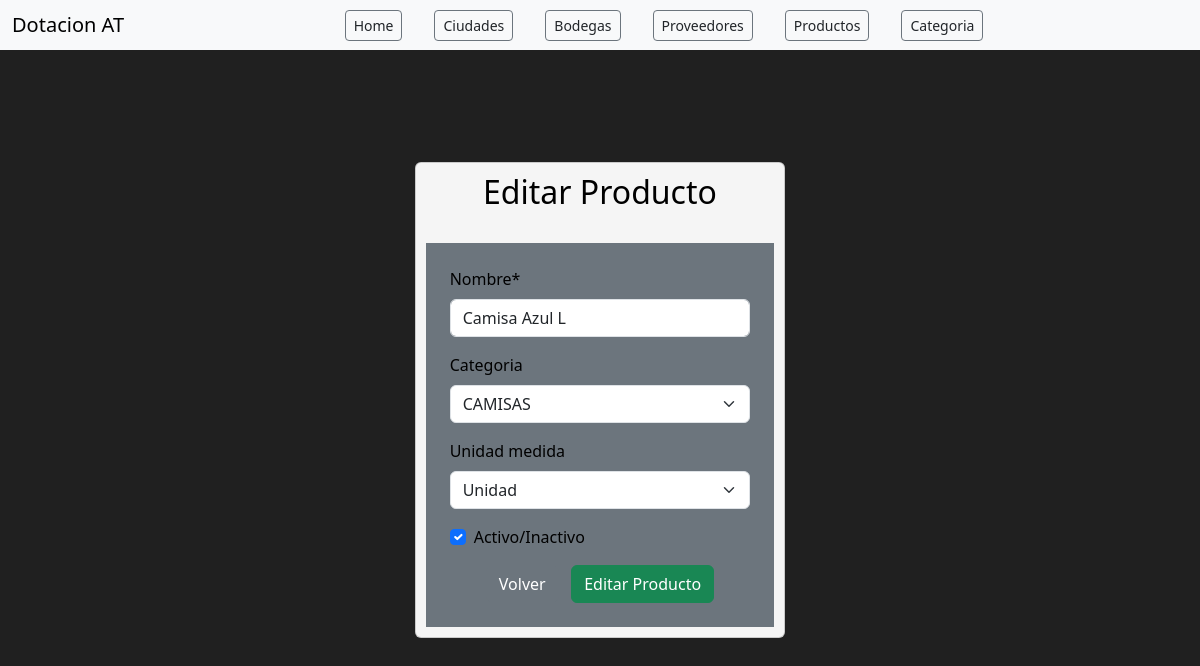
The page /modificar_producto/1/ on the database its author committed.
### applications/productos/models.py (models this page shows, shortened)
class Producto(models.Model):
    id_producto = models.AutoField(primary_key=True)
    nombre = models.CharField(max_length=255)
    categoria = models.ForeignKey(Categoria, on_delete=models.SET_NULL, null=True, blank=True)
    id_usuario = models.ForeignKey(settings.AUTH_USER_MODEL, on_delete=models.SET_NULL, null=True, blank=True, related_name='productos_creados')
    fecha_creacion = models.DateTimeField(auto_now_add=True)
    fecha_edicion = models.DateTimeField(auto_now=True)
    usuario_edita = models.ForeignKey(settings.AUTH_USER_MODEL, on_delete=models.SET_NULL, null=True, blank=True, related_name='productos_editados')
    activo = models.BooleanField(default=True, verbose_name="Activo/Inactivo")
    unidad_medida = models.CharField(max_length=100, choices=unidadMedida, null=True, blank=True )
    stock = models.IntegerField(default=0)
    costo = models.DecimalField(max_digits=10, decimal_places=2, default=0.00)
    class Meta:
        verbose_name = "Producto"
        verbose_name_plural = "Productos"
    def __init__(self, *args, **kwargs):
        super().__init__(*args, **kwargs)

class Categoria(models.Model):
    id_categoria = models.AutoField(primary_key=True)
    nombre = models.CharField(max_length=100, unique=True)  # Nombre único de la categoría
    activo = models.BooleanField(default=True, verbose_name="Activo/Inactivo")
    def __str__(self):
        return self.nombre
    class Meta:
        verbose_name = "Categoría"
        verbose_name_plural = "Categorías"

### applications/productos/views.py (the view, shortened to what this page needs)
# urls.py: path('modificar_producto/<int:id>/', views.modificar_producto, name='modificar_producto'),  # Aquí debe estar 'productos'
def modificar_producto(request, id):
    producto = get_object_or_404(Producto, id_producto=id)
    categorias_choices = [('', 'Seleccione una opción')] + CATEGORIAS
    data = {
        'form': ProductoFormEdit(instance=producto)
    }
    return render(request, 'editarProducto.html', data)

### applications/productos/forms.py
class ProductoFormEdit(forms.ModelForm):
    class Meta:
        model = Producto
        fields = ['nombre', 'categoria', 'unidad_medida', 'activo']  # Los campos que deseas permitir editar
    categoria = forms.ModelChoiceField(queryset=Categoria.objects.all(), empty_label="Seleccione una categoría", required=False)
    unidad_medida = forms.ChoiceField(choices=unidadMedida, required=False)
    def __init__(self, *args, categorias_choices=None, **kwargs):
        super().__init__(*args, **kwargs)

### templates/editarProducto.html (shortened to what this page needs)
{% extends 'layouts/base.html' %}
{% block content %}
{% load crispy_forms_tags %}
<div class="container">
  <br>
  <br>
  <div class="row">
    <div class="col-12 col-md-4 offset-md-4">
      <br>
      <div class="card">
        <div class="cadr-body">
          <h2 class="text-center">Editar Producto</h2>
          <br>
          <form method="POST" class="bg-secondary p-4">
            {{ form | crispy }}
            <div class="text-center mt-3">
              <a href="{% url 'productos' %}" class="btn btn-secondary">
                Volver
              </a>
              <button class="btn btn-success" type="submit">Editar Producto</button>
            </div>
          </form>
        </div>
      </div>
    </div>
  </div>
</div>
{% endblock  %}

### applications/ciudades/static/styles/main.css (style rules this page uses)
body { background: #202020; color: whitesmoke; }
.container { max-width: 1200px; margin: auto; padding: 20px 10px; }
.card { background: whitesmoke; padding: 10px; margin-bottom: 2px; color: black; }

### rows shown on the page
Producto: nombre "Camisa Azul L", categoria "CAMISAS", unidad_medida "Unidad", activo "☑"
